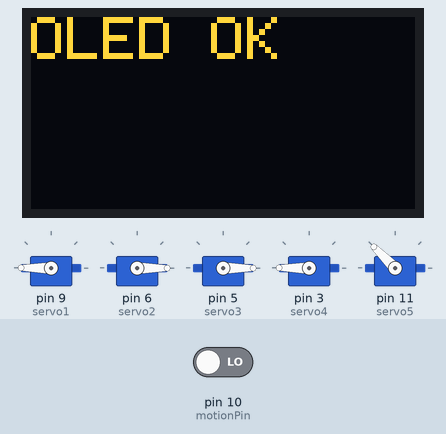
Recording of a sketch running on a simulated Arduino Uno, built with avr-gcc and run on an emulated ATmega328P. Parts: 5 × servo, 128×64 one-colour display. Inputs (shaded band) come from the test bench; at power-on: pin 10 (motionPin) LOW. The OLED is the two-colour kind (top 16 rows yellow).

Above: at 0.1 s.
At 34.1 s:
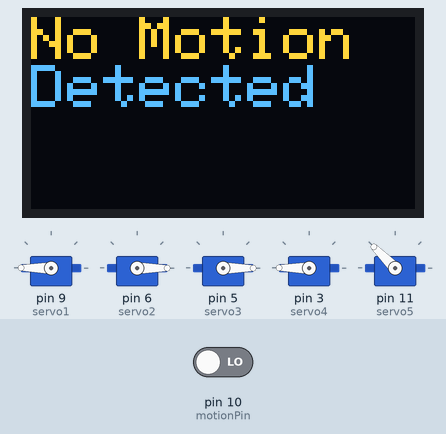

The sketch:

Fathers_Day_Project.ino
```cpp
#include <LiquidCrystal_I2C.h>

int motionPin = 10;
int motion = 0;

#include <Servo.h>
#include <Wire.h>
#include <Adafruit_GFX.h>
#include <Adafruit_SSD1306.h>
#define OLED_RESET     4
Adafruit_SSD1306 display(128, 64, &Wire, OLED_RESET);

Servo servo1;
Servo servo2;
Servo servo3;
Servo servo4;
Servo servo5;

int dataServo1 = 270; // Servo 1 rotation range(dataServo1=0~180)
int dataServo2 = 0; // Servo 2 rotation range(dataServo2=0~180)
int dataServo3 = 0; // Servo 3 rotation range(dataServo3=0~180)
int dataServo4 = 180; // Servo 4 rotation range(dataServo4=0~180)
int dataServo5 = 135; // Servo 5 rotation range(dataServo5=35~90)

float dirServo1ffset = 0;    // define a variable for deviation(degree) of the servo
float dirServo2ffset = 0;    // define a variable for deviation(degree) of the servo
float dirServo3ffset = 0;    // define a variable for deviation(degree) of the servo
float dirServo4ffset = 0;    // define a variable for deviation(degree) of the servo
float dirServo5ffset = 0;    // define a variable for deviation(degree) of the servo

int motionServo1 = 90;
int motionServo2 = 113;
int motionServo3 = 90;
int motionServo4 = 90;
int motionServo5 = 135;


void setup() {
  // put your setup code here, to run once:
  pinMode(motionPin, INPUT);
  Serial.begin(9600);

  servo1.attach(9);
  servo2.attach(6);
  servo3.attach(5);
  servo4.attach(3);
  servo5.attach(11);

  servo1.write(dataServo1+dirServo1ffset);
  servo2.write(dataServo2+dirServo2ffset);
  servo3.write(dataServo3+dirServo3ffset);
  servo4.write(dataServo4+dirServo4ffset);
  servo5.write(dataServo5+dirServo5ffset);

  display.begin(SSD1306_SWITCHCAPVCC, 0x3C);
  display.setTextColor(WHITE);//Sets the font display color
  display.clearDisplay();//cls
  //Set the font size
  display.setTextSize(2);
  //Set the display location
  display.setCursor(0, 0);
  //String displayed
  display.println(F("OLED OK"));
  //Began to show
  display.display();

  delay(1000);

  delay(30000);
  display.clearDisplay();;
  display.setCursor(0, 0);
  display.println(F("Motion Sensor Calibrated"));
  delay(3000);


}

void loop() {
  // put your main code here, to run repeatedly:
  motion = digitalRead(motionPin);

  if(motion == HIGH){
    servo1.write(motionServo1);
    servo2.write(motionServo2);
    servo3.write(motionServo3);
    servo4.write(motionServo4);
    servo5.write(motionServo5);

    display.clearDisplay();
    display.setCursor(0, 0);
    display.print("Happy     Father's  Day Appa!");
    display.display();

    delay(30000);
  }
  else{
    servo1.write(dataServo1+dirServo1ffset);
    servo2.write(dataServo2+dirServo2ffset);
    servo3.write(dataServo3+dirServo3ffset);
    servo4.write(dataServo4+dirServo4ffset);
    servo5.write(dataServo5+dirServo5ffset);

    display.clearDisplay();
    display.setCursor(0, 0);
    display.print("No Motion Detected");
    display.display();
  }

}
```
